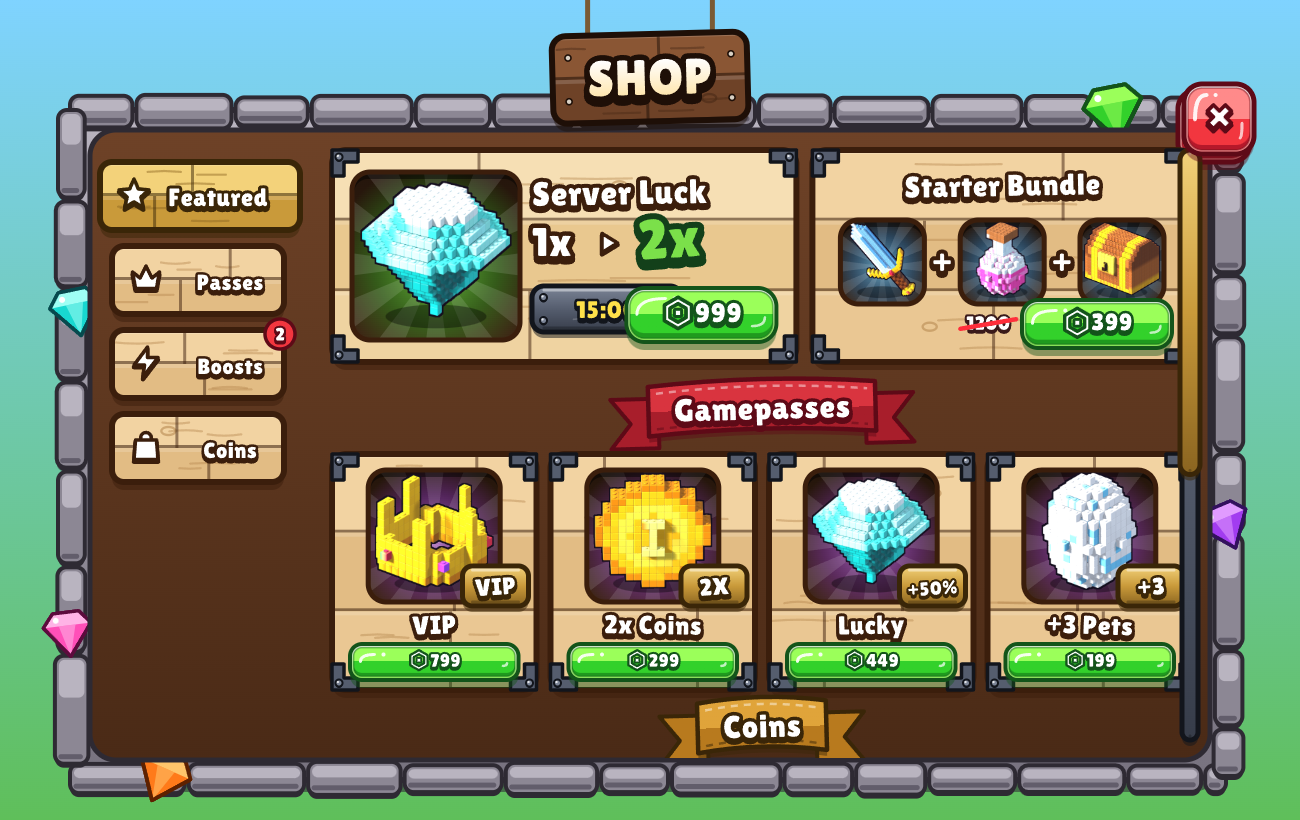

Here is the Python script that generated this plot:
"""Screen 1 v2 - simulator mega shop in the material language: stone + gem frame, walnut inside,
side plank tabs, cloth section banners, oak offer boards, gamepasses in item windows with brass value plates."""
import os, sys
sys.path.insert(0, os.path.join(os.path.dirname(os.path.abspath(__file__)), '..', 'kit'))
from uikit import *
from materials import *
from themes import THEMES

W, H = 1300, 820
d = Doc(W, H, bg=('#7FD3FF', '#5FBF5A'), seed=14)
th = dict(THEMES['stone'], panel=('#6E4227', '#4A2A16'))
FX, FY, FW, FH = 70, 110, 1160, 670
d.add(frame(d, FX, FY, FW, FH, th, title=None))
d.add(hanging_sign(d, W / 2, FY - 76, 'SHOP', tone=WALNUT, size=50))

# side plank tabs (style 1)
tabs = [('Featured', 'star'), ('Passes', 'crown'), ('Boosts', 'bolt'), ('Coins', 'bag')]
for i, (lab, ic) in enumerate(tabs):
    act = i == 0
    w = 200 if act else 172
    x, y = FX + 30 + (0 if act else 12), FY + 52 + i * 84
    tone = BRASS if act else OAK
    d.add(planks(d, x, y, w, 68, tone=tone, ph=34, r=12, nails=None, name='Tab ' + lab))
    d.add(glyph3d(ic, x + 34, y + 32, 1.5, '#FFFFFF', tone['t']))
    d.add(T(x + 118, y + 44, lab, 25 if act else 22, outline=tone['t']))
    if lab == 'Boosts':
        d.add(notif_dot(x + w - 4, y + 4, 2))

CX, CW = FX + 262, FW - 300
clip = d.clip(rr(CX - 12, FY + 22, CW + 24, FH - 44, 22))
c = [f'<g clip-path="{clip}">']
# hero: server luck boost on a walnut board, one window
hx, hy, hw, hh = CX, FY + 40, CW * .54, 212
c.append(oak_card(d, hx, hy, hw, hh, 'Hero Luck', tone=dict(OAK, a='#F6DFB4', b='#E9C88F')))
c.append(item_window(d, hx + 104, hy + hh / 2, 168, 'gem', PAL['green'], base=('#24150B', '#3E2615'), out=OAK['t']))
c.append(T(hx + 200, hy + 56, 'Server Luck', 34, outline=OAK['t'], anchor='start', rot=-1))
c.append(T(hx + 200, hy + 106, '1x', 40, outline=OAK['t'], anchor='start'))
c.append(glyph3d('play', hx + 276, hy + 93, 1.2, '#FFFFFF', OAK['t']))
c.append(T(hx + 306, hy + 110, '2x', 56, fill='#7BE04A', outline='#13401A', anchor='start', rot=-4))
c.append(plate(d, hx + 200, hy + 136, 150, 46, name='Timer'))
c.append(T(hx + 275, hy + 168, '15:00', 24, fill='#FFE14A', outline=IRON['t']))
c.append(price(d, hx + hw - 170, hy + hh - 74, 150, 54, 999))

# bundle
bx, by, bw, bh = hx + hw + 16, hy, CW - hw - 16, 212
c.append(oak_card(d, bx, by, bw, bh, 'Bundle'))
c.append(T(bx + bw / 2, by + 46, 'Starter Bundle', 30, outline=OAK['t'], rot=-1))
for k, ren in enumerate(('sword', 'potion', 'chest')):
    ix = bx + 70 + k * (bw - 140) / 2
    c.append(item_window(d, ix, by + 112, 84, ren, PAL['blue'], base=('#24150B', '#3E2615'), out=OAK['t']))
    if k < 2:
        c.append(T(ix + (bw - 140) / 4, by + 124, '+', 34, outline=OAK['t']))
c.append(price(d, bx + bw - 170, by + bh - 62, 150, 48, 399, old=1200, old_left=True))

# gamepasses
y = hy + hh + 44
c.append(cloth_banner(d, CX + CW / 2, y - 22, 'Gamepasses', size=32))
y += 48
passes = [('VIP', 'crown', 'VIP', 799), ('2x Coins', 'coin', '2X', 299), ('Lucky', 'gem', '+50%', 449), ('+3 Pets', 'egg', '+3', 199)]
pw = (CW - 3 * 14) / 4
for k, (name, ren, val, cost) in enumerate(passes):
    x = CX + k * (pw + 14)
    c.append(oak_card(d, x, y, pw, 236, 'Pass ' + name))
    c.append(item_window(d, x + pw / 2, y + 82, 132, ren, PAL['purple'], base=('#24150B', '#3E2615'), out=OAK['t']))
    c.append(plate(d, x + pw - 74, y + 112, 66, 40, tone=BRASS, r=10, rivets=False, name='Value'))
    c.append(T(x + pw - 41, y + 141, val, 24 if len(val) < 4 else 19, outline=BRASS['t'], rot=-4))
    c.append(T(x + pw / 2, y + 180, name, 26, outline=OAK['t'], rot=(-2, 1, -1, 2)[k]))
    c.append(price(d, x + 18, y + 190, pw - 36, 36, cost))
y += 270
c.append(cloth_banner(d, CX + CW / 2, y - 22, 'Coins', cloth=('#E0A43A', '#B87A1E', '#3A2608'), size=32))
c.append('</g>')
d.add(''.join(c))
d.add(plate(d, FX + FW - 48, FY + 40, 16, FH - 80, r=8, rivets=False, name='Scroll Track'))
d.add(plate(d, FX + FW - 50, FY + 40, 20, (FH - 80) * .55, tone=BRASS, r=10, rivets=False, name='Scroll Thumb'))
d.add(close_button(d, FX + FW - 46, FY - 26, 70))
out = os.path.join(os.path.dirname(os.path.abspath(__file__)), '.')
d.save(f'{out}/shop_stone_v2.svg'); render(f'{out}/shop_stone_v2.svg', f'{out}/shop_stone_v2.png'); print('ok')
